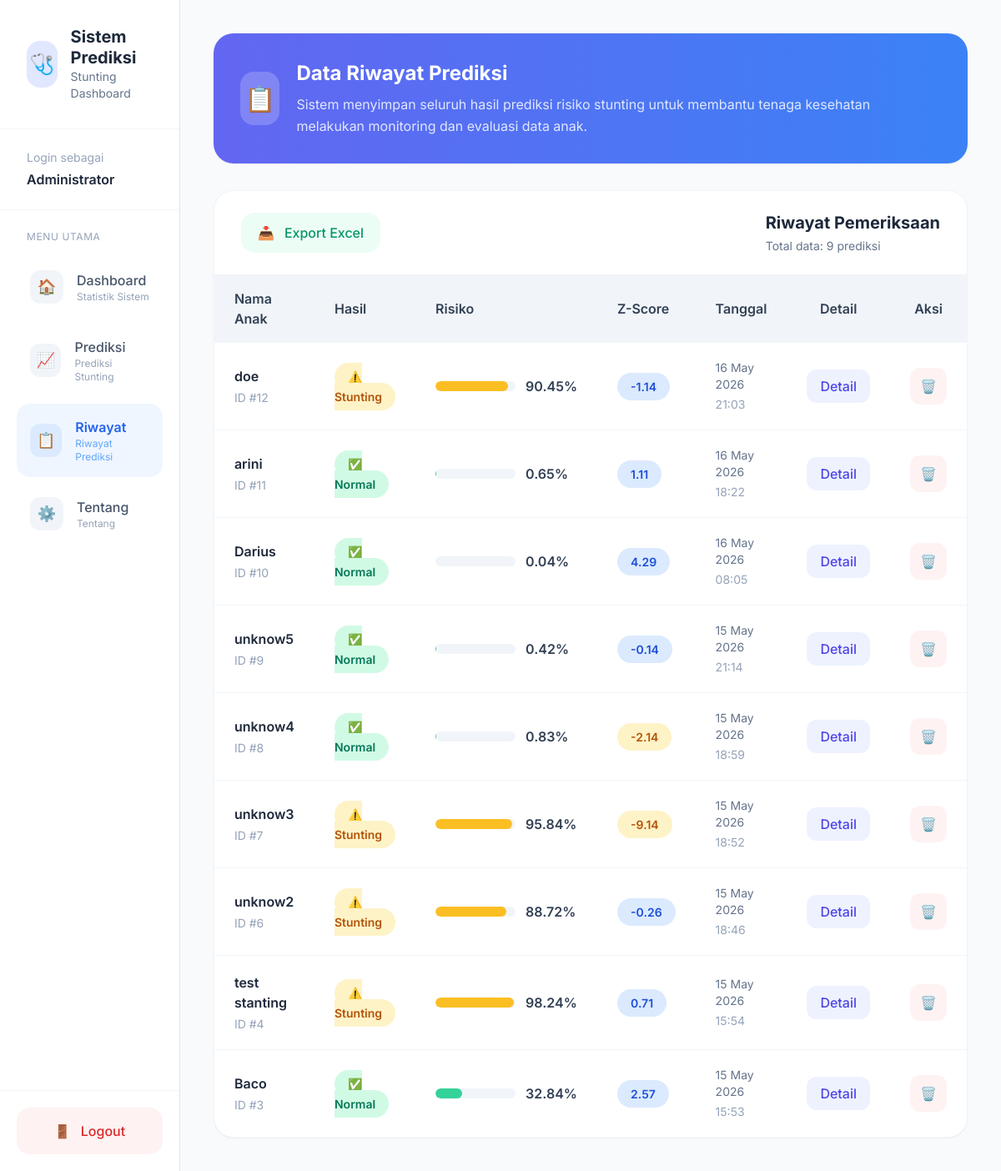
Page /history (signed in) on the earlier database version.
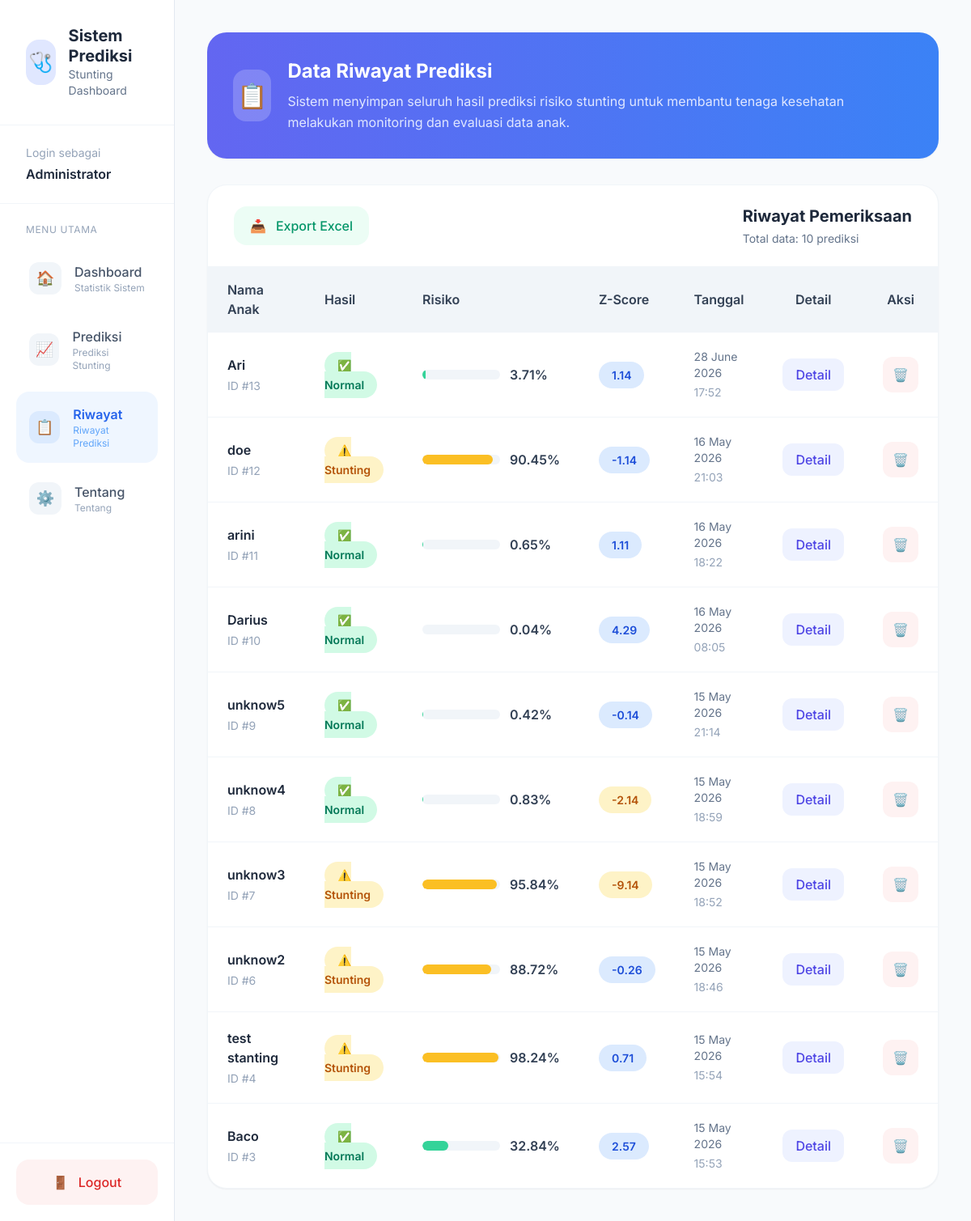
Same page on the later database version.
### app/models/prediction_model.py (models this page shows)
class Prediction(db.Model):
    __tablename__ = 'predictions'
    id = db.Column(db.Integer, primary_key=True)
    user_id = db.Column(db.Integer, db.ForeignKey('users.id'))
    nama_anak = db.Column(db.String(150))
    jenis_kelamin = db.Column(db.Integer)
    bb_lahir = db.Column(db.Float)
    umur = db.Column(db.Float)
    berat_badan = db.Column(db.Float)
    tinggi_badan = db.Column(db.Float)
    lila = db.Column(db.Float)
    tb_ibu = db.Column(db.Float)
    prediction = db.Column(db.String(50))
    probability = db.Column(db.Float)
    created_at = db.Column(
        db.DateTime,
        default=datetime.utcnow
    )
    def z_score(self):
        median_tb = 49 + (self.umur * 1.5)
        sd = 3.5
        score = (self.tinggi_badan - median_tb) / sd
        return round(score, 2)

### app/routers/main_routes.py (the view)
@main_bp.route('/history')
@login_required
def history():
    histories = Prediction.query.filter_by(user_id=session['user_id']).order_by(Prediction.created_at.desc()).all()
    return render_template('history.html', histories=histories, fullname=session.get('fullname'))

### app/utils/auth_helper.py (called while the page is built)
def login_required(f):
    @wraps(f)
    def decorated_function(*args, **kwargs):
        if "user_id" not in session:
            return redirect(url_for("auth.login"))
        return f(*args, **kwargs)
    return decorated_function

### app/templates/history.html (shortened to what this page needs)
{% extends "base.html" %}
{% block content %}
<div class="min-h-screen bg-slate-50 flex">
    <aside class="w-72 bg-white border-r border-slate-200 min-h-screen sticky top-0 hidden lg:flex flex-col">
        <div class="px-8 py-8 border-b border-slate-100">
            <div class="flex items-center gap-4">
                <div class="w-14 h-14 rounded-2xl bg-indigo-100 flex items-center justify-center text-2xl">
                    🩺
                </div>
                <div>
                    <h1 class="text-xl font-bold text-slate-800 leading-tight">
                        Sistem Prediksi
                    </h1>
                    <p class="text-slate-500 text-sm">
                        Stunting Dashboard
                    </p>
                </div>
            </div>
        </div>
        <div class="px-8 py-6 border-b border-slate-100">
            <p class="text-sm text-slate-400">
                Login sebagai
            </p>
            <h3 class="font-semibold text-slate-800 mt-1">
                {{ fullname }}
            </h3>
        </div>
        <nav class="flex-1 px-5 py-6">
            <p class="text-xs uppercase tracking-wider text-slate-400 px-3 mb-4">
                Menu Utama
            </p>
            <div class="space-y-2">
                <a
                    href="/"
                    class="flex items-center gap-4 px-4 py-4 rounded-2xl text-slate-600 hover:bg-indigo-50 hover:text-indigo-600 transition group"
                >
                    <div class="w-10 h-10 rounded-xl bg-slate-100 group-hover:bg-indigo-100 flex items-center justify-center text-lg transition">
                        🏠
                    </div>
                    <div>
                        <p class="font-medium">
                            Dashboard
                        </p>
                        <p class="text-xs text-slate-400">
                            Statistik Sistem
                        </p>
                    </div>
                </a>
                <a
                    href="/prediksi"
                    class="flex items-center gap-4 px-4 py-4 rounded-2xl text-slate-600 hover:bg-indigo-50 hover:text-indigo-600 transition group"
                >
                    <div class="w-10 h-10 rounded-xl bg-slate-100 group-hover:bg-indigo-100 flex items-center justify-center text-lg transition">
                        📈
                    </div>
                    <div>
                        <p class="font-medium">
                            Prediksi
                        </p>
                        <p class="text-xs text-slate-400">
                            Prediksi Stunting
                        </p>
                    </div>
                </a>
                <a
                    href="/history"
                    class="flex items-center gap-4 px-4 py-4 rounded-2xl bg-blue-50 text-blue-600 transition group"
                >
                    <div class="w-10 h-10 rounded-xl bg-blue-100 flex items-center justify-center text-lg">
                        📋
                    </div>
                    <div>
                        <p class="font-semibold">
                            Riwayat
                        </p>
                        <p class="text-xs text-blue-400">
                            Riwayat Prediksi
                        </p>
                    </div>
                </a>
                <a
                    href="/tentang"
                    class="flex items-center gap-4 px-4 py-4 rounded-2xl text-slate-600 hover:bg-blue-50 hover:text-blue-600 transition group"
                >
                    <div class="w-10 h-10 rounded-xl bg-slate-100 group-hover:bg-blue-100 flex items-center justify-center text-lg transition">
                        ⚙️
                    </div>
                    <div>
                        <p class="font-medium">
                            Tentang
                        </p>
                        <p class="text-xs text-slate-400">
                            Tentang
                        </p>
                    </div>
                </a>
            </div>
        </nav>
        <div class="p-5 border-t border-slate-100">
            <a
                href="/logout"
                class="flex items-center justify-center gap-3 w-full px-4 py-4 rounded-2xl bg-red-50 text-red-600 hover:bg-red-100 transition font-medium"
            >
                <span>🚪</span>
                Logout
            </a>
        </div>
    </aside>
    <main class="flex-1">
        <div class="p-6 lg:p-10">
            <div class="mb-8">
                <div class="bg-gradient-to-r from-indigo-500 to-blue-500 rounded-3xl p-8 text-white shadow-sm">
                    <div class="flex items-center gap-5">
                        <div class="w-16 h-16 rounded-2xl bg-white/20 flex items-center justify-center text-3xl">
                            📋
                        </div>
                        <div>
                            <h2 class="text-2xl font-bold">
                                Data Riwayat Prediksi
                            </h2>
                            <p class="text-indigo-100 mt-2 leading-relaxed">
                                Sistem menyimpan seluruh hasil prediksi risiko
                                stunting untuk membantu tenaga kesehatan melakukan
                                monitoring dan evaluasi data anak.
                            </p>
                        </div>
                    </div>
                </div>
            </div>
            <div class="bg-white animate-[fadeIn_.25s_ease] rounded-3xl shadow-sm border border-slate-100 overflow-hidden">
                <div class="px-8 py-6 border-b border-slate-100 flex items-center justify-between">
                    <div class="flex items-center gap-3">
                        <a
                            href="/history/export"
                            class="
                                inline-flex items-center gap-3
                                px-5 py-3
                                rounded-2xl
                                bg-emerald-50
                                hover:bg-emerald-100
                                text-emerald-600
                                transition
                                font-medium
                            "
                        >
                            <span>📥</span>
                            Export Excel
                        </a>
                </div>
                    <div>
                        <h3 class="text-xl font-bold text-slate-800">
                            Riwayat Pemeriksaan
                        </h3>
                        <p class="text-slate-500 text-sm mt-1">
                            Total data: {{ histories|length }} prediksi
                        </p>
                    </div>
                </div>
                <div class="overflow-x-auto">
                    <table class="w-full min-w-[900px]">
                        <thead class="bg-slate-100 text-slate-700">
                            <tr>
                                <th class="text-left px-6 py-4 font-semibold">
                                    Nama Anak
                                </th>
                                <th class="text-left px-6 py-4 font-semibold">
                                    Hasil
                                </th>
                                <th class="text-left px-6 py-4 font-semibold">
                                    Risiko
                                </th>
                                <th class="text-left px-6 py-4 font-semibold">
                                    Z-Score
                                </th>
                                <th class="text-left px-6 py-4 font-semibold">
                                    Tanggal
                                </th>
                                <th class="text-center px-6 py-4 font-semibold">
                                    Detail
                                </th>
                                <th class="text-center px-6 py-4 font-semibold">
                                    Aksi
                                </th>
                            </tr>
                        </thead>
                        <tbody>
                            {% if histories %}
                                {% for item in histories %}
                                <tr class="border-t border-slate-100 hover:bg-slate-50 transition">
                                    <td class="px-6 py-5">
                                        <div>
                                            <p class="font-semibold text-slate-800">
                                                {{ item.nama_anak }}
                                            </p>
                                            <p class="text-sm text-slate-400 mt-1">
                                                ID #{{ item.id }}
                                            </p>
                                        </div>
                                    </td>
                                    <td class="px-6 py-5">
                                        {% if item.prediction == 'Stunting' %}
                                        <span class="px-4 py-2 rounded-full bg-amber-100 text-amber-700 text-sm font-semibold">
                                            ⚠️ Stunting
                                        </span>
                                        {% else %}
                                        <span class="px-4 py-2 rounded-full bg-emerald-100 text-emerald-700 text-sm font-semibold">
                                            ✅ Normal
                                        </span>
                                        {% endif %}
                                    </td>
                                    <td class="px-6 py-5">
                                        <div class="flex items-center gap-3">
                                            <div class="w-24 bg-slate-100 rounded-full h-3 overflow-hidden">
                                                <div
                                                    class="
                                                        h-3 rounded-full
                                                        {% if item.prediction == 'Stunting' %}
                                                            bg-amber-400
                                                        {% else %}
                                                            bg-emerald-400
                                                        {% endif %}
                                                    "
                                                    style="width: {{ item.probability }}%"
                                                ></div>
                                            </div>
                                            <span class="font-semibold text-slate-700">
                                                {{ item.probability }}%
                                            </span>
                                        </div>
                                    </td>
                                    <td class="px-6 py-5">
                                        <span class="
                                            px-4 py-2 rounded-full text-sm font-semibold
                                            {% if item.z_score() < -2 %}
                                                bg-amber-100 text-amber-700
                                            {% else %}
                                                bg-blue-100 text-blue-700
                                            {% endif %}
                                        ">
                                            {{ item.z_score() }}
                                        </span>
                                    </td>
                                    <td class="px-6 py-5 text-slate-500 text-sm">
                                        <div>
                                            {{ item.created_at.strftime('%d %B %Y') }}
                                        </div>
                                        <div class="mt-1 text-slate-400">
                                            {{ item.created_at.strftime('%H:%M') }}
                                        </div>
                                    </td>
                                    <td class="px-6 py-5 text-center">
                                        <button
                                            onclick="openDetail(
                                                '{{ item.nama_anak }}',
                                                '{{ item.jenis_kelamin }}',
                                                '{{ item.bb_lahir }}',
                                                '{{ item.umur }}',
                                                '{{ item.berat_badan }}',
                                                '{{ item.tinggi_badan }}',
                                                '{{ item.lila }}',
                                                '{{ item.tb_ibu }}',
                                                '{{ item.prediction }}',
                                                '{{ item.probability }}',
                                                '{{ item.z_score() }}'
                                            )"
                                            class="px-4 py-2 rounded-xl bg-indigo-50 hover:bg-indigo-100 text-indigo-600 transition font-medium"
                                        >
                                            Detail
                                        </button>
                                    </td>
                                    <td class="px-6 py-5 text-center">
                                        <button
                                            onclick="deleteHistory({{ item.id }})"
                                            class="w-11 h-11 rounded-xl bg-red-50 hover:bg-red-100 text-red-600 transition flex items-center justify-center"
                                        >
                                            🗑️
                                        </button>
                                    </td>
                                </tr>
                                {% endfor %}
                            {% endif %}
                        </tbody>
                    </table>
                </div>
            </div>
        </div>
    </main>
</div>
{% endblock %}

### app/templates/base.html (shortened to what this page needs)
<!DOCTYPE html>
<html lang="id">
<head>
    <script src="https://cdn.tailwindcss.com"></script>
</head>
<body class="bg-slate-50 text-slate-800">
    {% block content %}
    {% endblock %}
</body>
</html>

### app/templates/base.html (style rules this page uses)
body { font-family: 'Inter', sans-serif; }

Differences in the rows shown:
added Prediction: nama_anak "Ari", id "13", prediction "✅ Normal", probability "3.71", z_score "1.14", created_at "28 June 2026", created_at "17:52"
Other differences:
{{ histories|length }}: "9" → "10"
